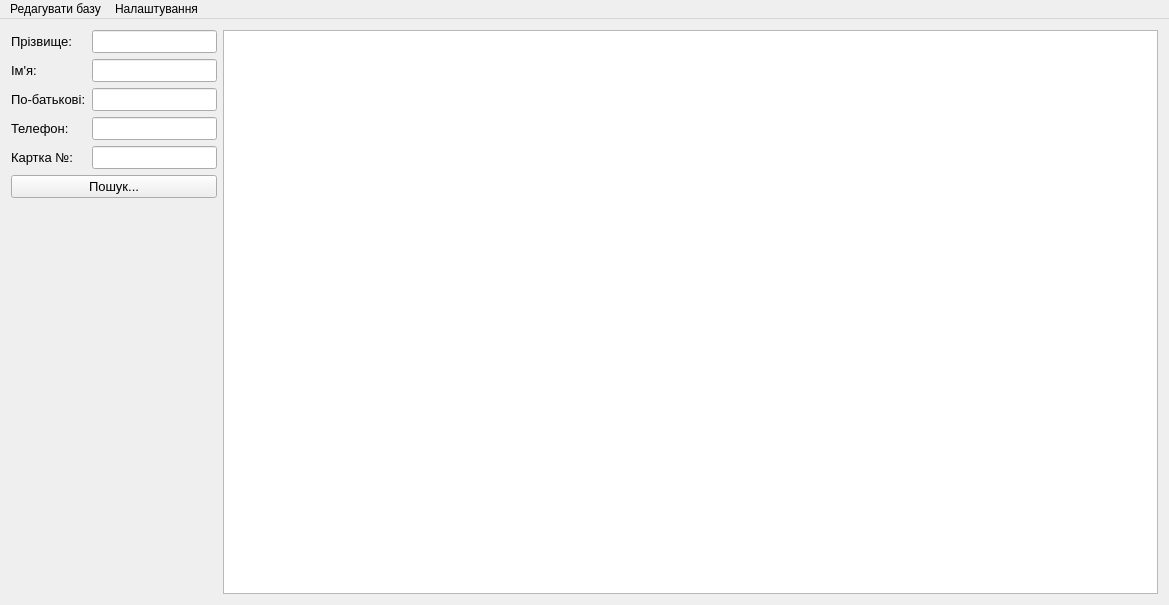
<?xml version="1.0" encoding="UTF-8"?>
<ui version="4.0">
 <class>VolunteersBook</class>
 <widget class="QMainWindow" name="VolunteersBook">
  <property name="geometry">
   <rect>
    <x>0</x>
    <y>0</y>
    <width>1169</width>
    <height>605</height>
   </rect>
  </property>
  <property name="windowTitle">
   <string>База даних волонтерів</string>
  </property>
  <property name="windowIcon">
   <iconset resource="icons.qrc">
    <normaloff>:/icons/mainWindowIcon.ico</normaloff>:/icons/mainWindowIcon.ico</iconset>
  </property>
  <widget class="QWidget" name="centralWidget">
   <layout class="QGridLayout" name="gridLayout_2">
    <item row="0" column="0">
     <layout class="QGridLayout" name="gridLayout">
      <item row="1" column="0">
       <widget class="QLabel" name="firstNameLabel">
        <property name="sizePolicy">
         <sizepolicy hsizetype="Minimum" vsizetype="Minimum">
          <horstretch>0</horstretch>
          <verstretch>0</verstretch>
         </sizepolicy>
        </property>
        <property name="font">
         <font>
          <pointsize>10</pointsize>
         </font>
        </property>
        <property name="text">
         <string>Ім'я:</string>
        </property>
       </widget>
      </item>
      <item row="1" column="1">
       <widget class="QLineEdit" name="firstnameEdit">
        <property name="sizePolicy">
         <sizepolicy hsizetype="Minimum" vsizetype="Fixed">
          <horstretch>0</horstretch>
          <verstretch>0</verstretch>
         </sizepolicy>
        </property>
        <property name="font">
         <font>
          <pointsize>10</pointsize>
         </font>
        </property>
       </widget>
      </item>
      <item row="3" column="1">
       <widget class="QLineEdit" name="phoneEdit">
        <property name="sizePolicy">
         <sizepolicy hsizetype="Minimum" vsizetype="Fixed">
          <horstretch>0</horstretch>
          <verstretch>0</verstretch>
         </sizepolicy>
        </property>
        <property name="font">
         <font>
          <pointsize>10</pointsize>
         </font>
        </property>
       </widget>
      </item>
      <item row="2" column="1">
       <widget class="QLineEdit" name="thirdNameEdit">
        <property name="sizePolicy">
         <sizepolicy hsizetype="Minimum" vsizetype="Fixed">
          <horstretch>0</horstretch>
          <verstretch>0</verstretch>
         </sizepolicy>
        </property>
        <property name="font">
         <font>
          <pointsize>10</pointsize>
         </font>
        </property>
       </widget>
      </item>
      <item row="0" column="0">
       <widget class="QLabel" name="secondNameLabel">
        <property name="sizePolicy">
         <sizepolicy hsizetype="Minimum" vsizetype="Minimum">
          <horstretch>0</horstretch>
          <verstretch>0</verstretch>
         </sizepolicy>
        </property>
        <property name="font">
         <font>
          <pointsize>10</pointsize>
         </font>
        </property>
        <property name="text">
         <string>Прізвище:</string>
        </property>
       </widget>
      </item>
      <item row="2" column="0">
       <widget class="QLabel" name="thirdNameLabel">
        <property name="sizePolicy">
         <sizepolicy hsizetype="Minimum" vsizetype="Minimum">
          <horstretch>0</horstretch>
          <verstretch>0</verstretch>
         </sizepolicy>
        </property>
        <property name="font">
         <font>
          <pointsize>10</pointsize>
         </font>
        </property>
        <property name="text">
         <string>По-батькові:</string>
        </property>
       </widget>
      </item>
      <item row="5" column="0" colspan="2">
       <widget class="QPushButton" name="searchBtn">
        <property name="font">
         <font>
          <pointsize>10</pointsize>
         </font>
        </property>
        <property name="text">
         <string>Пошук...</string>
        </property>
       </widget>
      </item>
      <item row="3" column="0">
       <widget class="QLabel" name="phoneLabel">
        <property name="sizePolicy">
         <sizepolicy hsizetype="Minimum" vsizetype="Minimum">
          <horstretch>0</horstretch>
          <verstretch>0</verstretch>
         </sizepolicy>
        </property>
        <property name="font">
         <font>
          <pointsize>10</pointsize>
         </font>
        </property>
        <property name="text">
         <string>Телефон:</string>
        </property>
       </widget>
      </item>
      <item row="4" column="0">
       <widget class="QLabel" name="cardIDLabel">
        <property name="sizePolicy">
         <sizepolicy hsizetype="Minimum" vsizetype="Minimum">
          <horstretch>0</horstretch>
          <verstretch>0</verstretch>
         </sizepolicy>
        </property>
        <property name="font">
         <font>
          <pointsize>10</pointsize>
         </font>
        </property>
        <property name="text">
         <string>Картка №:</string>
        </property>
       </widget>
      </item>
      <item row="4" column="1">
       <widget class="QLineEdit" name="cardIDEdit">
        <property name="sizePolicy">
         <sizepolicy hsizetype="Minimum" vsizetype="Fixed">
          <horstretch>0</horstretch>
          <verstretch>0</verstretch>
         </sizepolicy>
        </property>
        <property name="font">
         <font>
          <pointsize>10</pointsize>
         </font>
        </property>
       </widget>
      </item>
      <item row="0" column="1">
       <widget class="QLineEdit" name="secondNameEdit">
        <property name="sizePolicy">
         <sizepolicy hsizetype="Minimum" vsizetype="Fixed">
          <horstretch>0</horstretch>
          <verstretch>0</verstretch>
         </sizepolicy>
        </property>
        <property name="font">
         <font>
          <pointsize>10</pointsize>
         </font>
        </property>
       </widget>
      </item>
      <item row="6" column="0" colspan="2">
       <spacer name="verticalSpacer">
        <property name="orientation">
         <enum>Qt::Vertical</enum>
        </property>
        <property name="sizeHint" stdset="0">
         <size>
          <width>20</width>
          <height>40</height>
         </size>
        </property>
       </spacer>
      </item>
      <item row="0" column="2" rowspan="7">
       <widget class="QTableView" name="bookView">
        <property name="font">
         <font>
          <pointsize>10</pointsize>
          <weight>50</weight>
          <bold>false</bold>
          <stylestrategy>PreferAntialias</stylestrategy>
         </font>
        </property>
        <property name="editTriggers">
         <set>QAbstractItemView::NoEditTriggers</set>
        </property>
        <attribute name="verticalHeaderShowSortIndicator" stdset="0">
         <bool>false</bool>
        </attribute>
       </widget>
      </item>
     </layout>
    </item>
   </layout>
  </widget>
  <widget class="QMenuBar" name="menuBar">
   <property name="geometry">
    <rect>
     <x>0</x>
     <y>0</y>
     <width>1169</width>
     <height>20</height>
    </rect>
   </property>
   <widget class="QMenu" name="itemUpdates">
    <property name="font">
     <font>
      <pointsize>10</pointsize>
     </font>
    </property>
    <property name="title">
     <string>Редагувати базу</string>
    </property>
    <addaction name="addItem"/>
    <addaction name="updateItem"/>
    <addaction name="deleteItem"/>
   </widget>
   <widget class="QMenu" name="options">
    <property name="font">
     <font>
      <pointsize>10</pointsize>
     </font>
    </property>
    <property name="title">
     <string>Налаштування</string>
    </property>
    <addaction name="fontTuning"/>
   </widget>
   <addaction name="itemUpdates"/>
   <addaction name="options"/>
  </widget>
  <action name="addItem">
   <property name="icon">
    <iconset resource="icons.qrc">
     <normaloff>:/icons/addItemIcon.ico</normaloff>:/icons/addItemIcon.ico</iconset>
   </property>
   <property name="text">
    <string>Додати запис</string>
   </property>
   <property name="font">
    <font>
     <pointsize>10</pointsize>
    </font>
   </property>
   <property name="shortcut">
    <string>Ctrl+N</string>
   </property>
  </action>
  <action name="updateItem">
   <property name="icon">
    <iconset resource="icons.qrc">
     <normaloff>:/icons/updateItemIcon.ico</normaloff>:/icons/updateItemIcon.ico</iconset>
   </property>
   <property name="text">
    <string>Змінити запис</string>
   </property>
   <property name="shortcut">
    <string>Ctrl+E</string>
   </property>
  </action>
  <action name="deleteItem">
   <property name="icon">
    <iconset resource="icons.qrc">
     <normaloff>:/icons/deleteItemIcon.ico</normaloff>:/icons/deleteItemIcon.ico</iconset>
   </property>
   <property name="text">
    <string>Видалити запис</string>
   </property>
   <property name="shortcut">
    <string>Ctrl+D</string>
   </property>
  </action>
  <action name="fontTuning">
   <property name="icon">
    <iconset resource="icons.qrc">
     <normaloff>:/icons/setFontIcon.ico</normaloff>:/icons/setFontIcon.ico</iconset>
   </property>
   <property name="text">
    <string>Розмір шрифту</string>
   </property>
   <property name="font">
    <font>
     <pointsize>10</pointsize>
    </font>
   </property>
  </action>
 </widget>
 <layoutdefault spacing="6" margin="11"/>
 <resources>
  <include location="icons.qrc"/>
 </resources>
 <connections/>
</ui>
